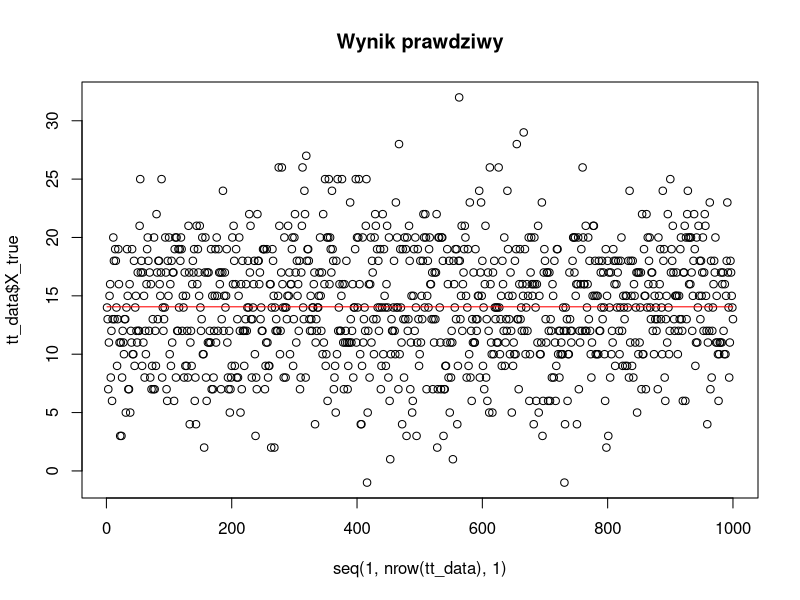
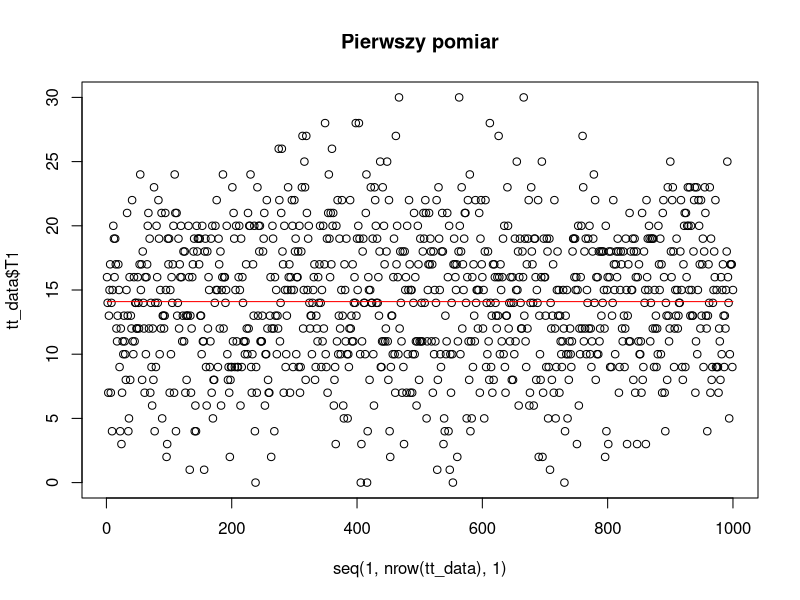
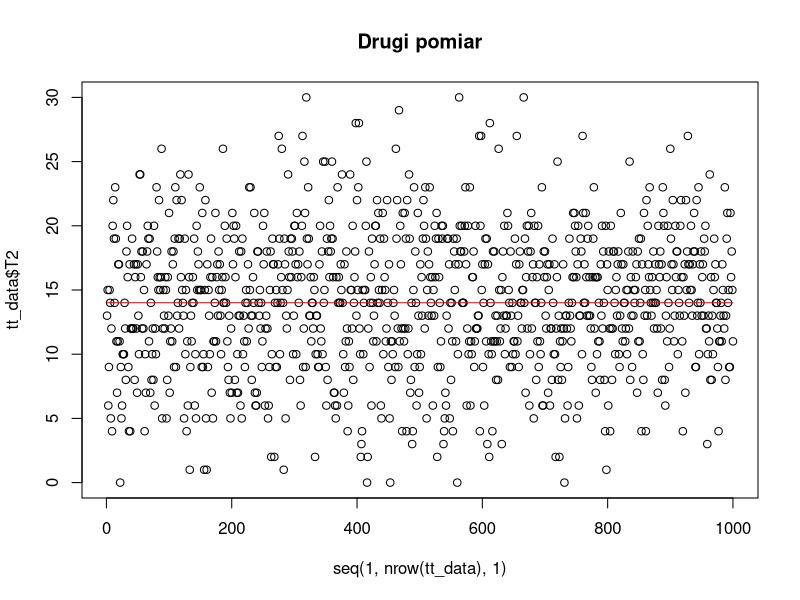
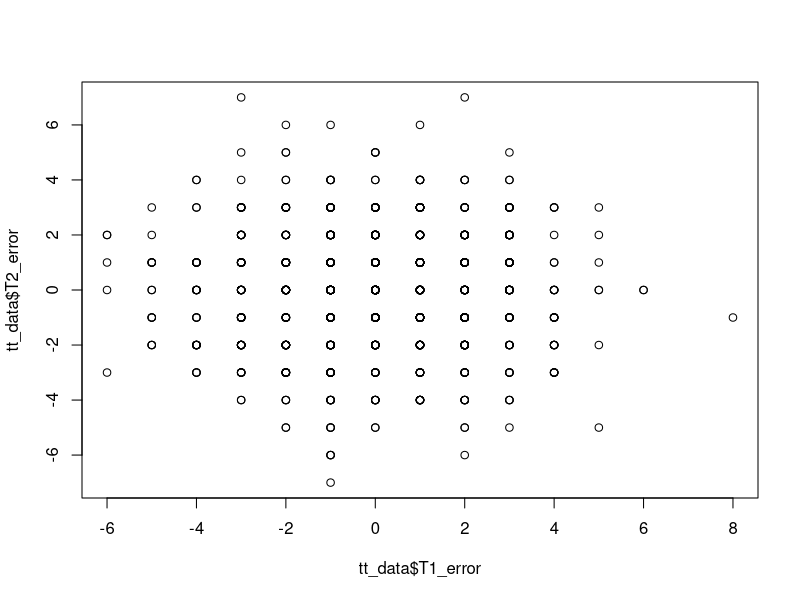
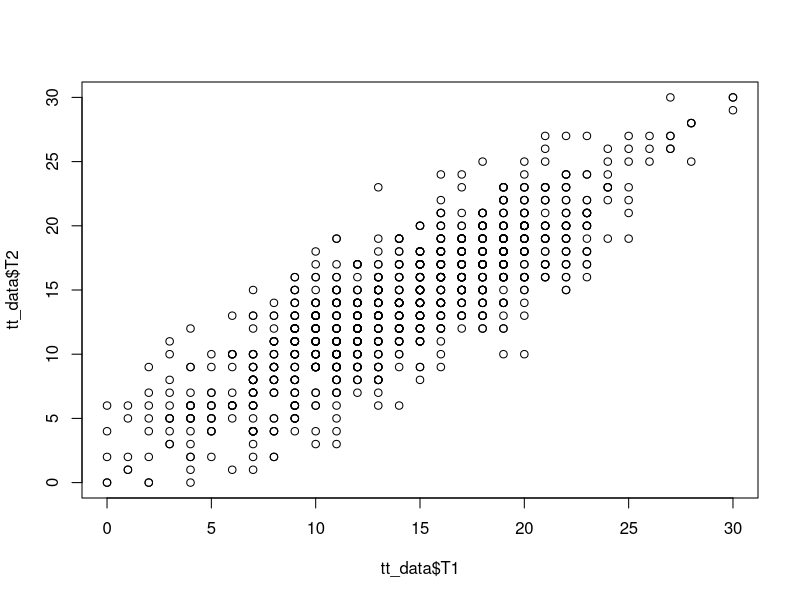

Here is the R script that generated these plots, in order:
## ---- chunk 1
options(scipen = 20)
generator <- function (ile_bledu = 2) {
  set.seed(10)
  source_data <- data.frame(
    X_true = round(rnorm(1000, mean = 14, sd = 5)), 
    X_error_T1 = rnorm(1000, mean = 0, sd = ile_bledu),
    X_error_T2 = rnorm(1000, mean = 0, sd = ile_bledu))
  my_data <- data.frame(
    id = rep(seq(1, 1000, 1),2),
    pomiar = c(rep("T1", 1000), rep("T2", 1000)),
    X_true = rep(source_data$X_true, 2),
    X_o = c(source_data$X_true + source_data$X_error_T1, source_data$X_true + source_data$X_error_T2))
  my_data$X_o <- round(my_data$X_o)
  my_data$X_o <- ifelse(my_data$X_o < 0, 0, my_data$X_o)
  my_data$X_o <- ifelse(my_data$X_o > 30, 30, my_data$X_o)
  my_data$X_error <- my_data$X_o - my_data$X_true
  my_data <- my_data[order(my_data$id),c("id", "X_true", "X_error", "pomiar", "X_o")]
  rownames(my_data) <- NULL
  return(my_data)
}
my_reshape <- function (df) {
  df <- reshape(df, idvar = c("id", "X_true"), timevar = "pomiar", v.names = c("X_error", "X_o"),  direction = "wide")
  names(df) <- c("id", "X_true", "T1_error", "T1", "T2_error", "T2")
  df <- df [, c("id", "X_true", "T1_error", "T2_error", "T1", "T2")]
  rownames(df) <- NULL
  return(df)
}
tt_data <- generator()
## ---- chunk 2
head(tt_data, 20)
## ---- chunk 3
tt_data <- my_reshape(tt_data)
head(tt_data, 20)
## ---- chunk 4
sd_X_true <- sd(tt_data$X_true)
sd_X_true
## ---- chunk 5
sd_T1_error <- sd(tt_data$T1_error)
sd_T2_error <- sd(tt_data$T2_error)
sd_T1_error
sd_T2_error
## ---- chunk 6
#Wynik prawdziwy
plot(seq(1, nrow(tt_data), 1), tt_data$X_true, main = "Wynik prawdziwy")
lines(seq(1, nrow(tt_data), 1), rep(mean(tt_data$X_true), nrow(tt_data)), col = "red")

#Pierwszy pomiar
plot(seq(1, nrow(tt_data), 1), tt_data$T1, main = "Pierwszy pomiar")
lines(seq(1, nrow(tt_data), 1), rep(mean(tt_data$T1), nrow(tt_data)), col = "red")

#Drugi pomiar
plot(seq(1, nrow(tt_data), 1), tt_data$T2, main = "Drugi pomiar")
lines(seq(1, nrow(tt_data), 1), rep(mean(tt_data$T2), nrow(tt_data)), col = "red")
## ---- chunk 7
plot(tt_data$T1_error, tt_data$T2_error)
cor(tt_data$T1_error, tt_data$T2_error)
## ---- chunk 8
sd_X_true^2 + sd_T1_error^2
sd(tt_data$T1)^2
sd_X_true^2 + sd_T2_error^2
sd(tt_data$T2)^2
## ---- chunk 9
sd(tt_data$X_true)^2 / (sd(tt_data$X_true)^2 + sd(tt_data$T1_error)^2)
sd(tt_data$X_true)^2 / (sd(tt_data$X_true)^2 + sd(tt_data$T2_error)^2)
## ---- chunk 10
plot(tt_data$T1, tt_data$T2)
cor(tt_data$T1, tt_data$T2)
